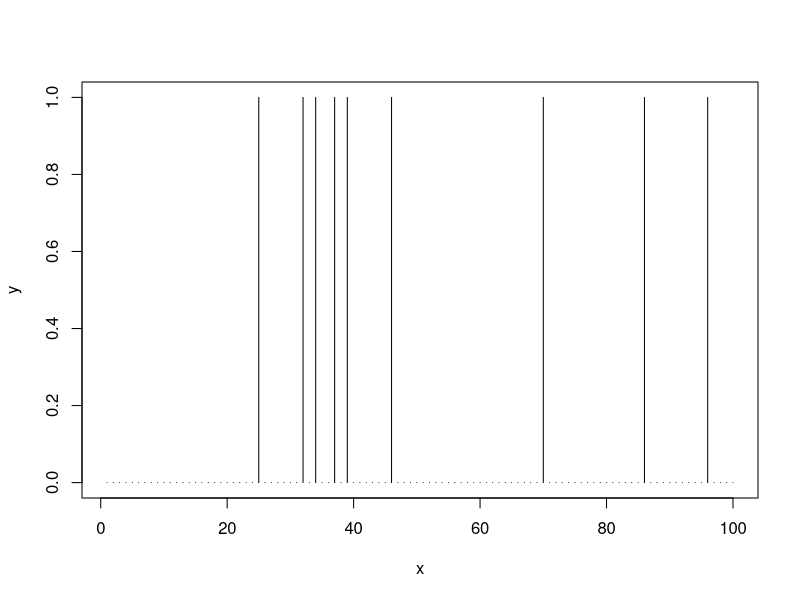

This chart was generated by the following R code:
#poisson spike generator

r = 100 #success rate, firing rate
dt = 0.001 #1ms
rdt = 100 * 0.001
x = seq(1,100) # N trials displayed
y = runif(100) # random initialization of y

for (i in x){
  if (rdt > y[i])
    y[i]=1.0
  else
    y[i]=0.0
}

plot(x,y, "h")

